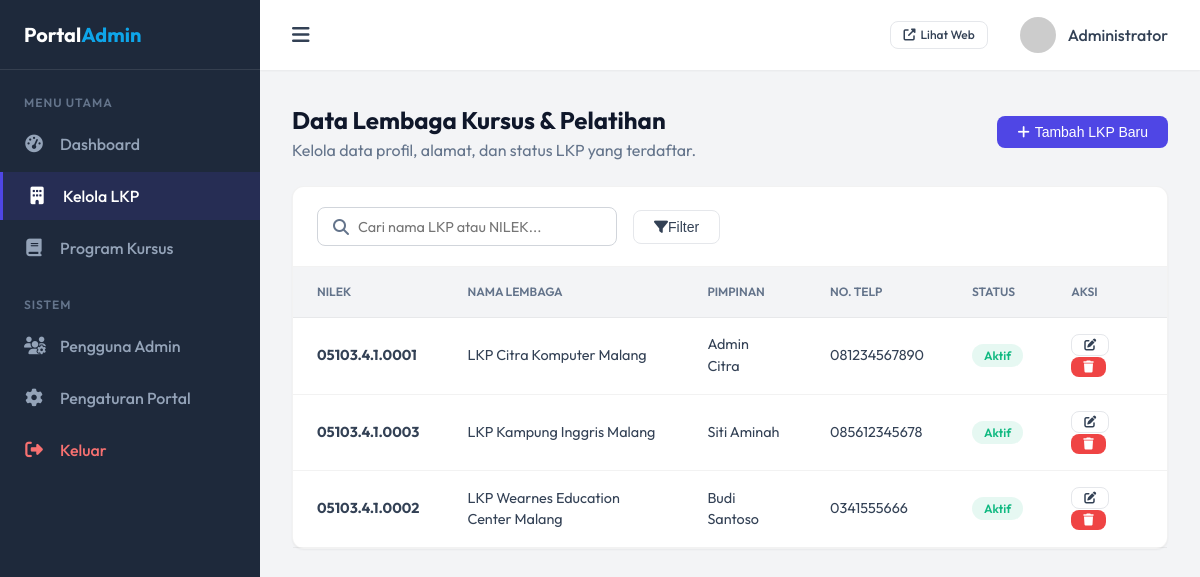
/d-board/lkp.php (signed in), run on the app's committed database.
### tables this page shows
CREATE TABLE `lkp_institutions` (
  `id` int(11) NOT NULL AUTO_INCREMENT,
  `nilek` varchar(50) DEFAULT NULL,
  `name` varchar(255) NOT NULL,
  `address` text,
  `leader_name` varchar(255) DEFAULT NULL,
  `phone` varchar(50) DEFAULT NULL,
  `email` varchar(100) DEFAULT NULL,
  `website` varchar(100) DEFAULT NULL,
  `status` enum('Aktif','Tidak Aktif') DEFAULT 'Aktif',
  `logo` varchar(255) DEFAULT NULL,
  `created_at` timestamp DEFAULT CURRENT_TIMESTAMP,
  PRIMARY KEY (`id`)
);

### d-board/lkp.php (the view, shortened to what this page needs)
<?php
include '../config/database.php';
$lkp_data = [];
if (isset($conn) && is_object($conn) && !$conn->connect_error) {
    $sql = "SELECT * FROM lkp_institutions ORDER BY name ASC";
    $result = $conn->query($sql);
    if ($result && $result->num_rows > 0) {
        while ($row = $result->fetch_assoc()) {
            $lkp_data[] = $row;
        }
    }
}
?>
<!DOCTYPE html>
<html lang="id">
<head>
    <link rel="stylesheet" href="https://cdnjs.cloudflare.com/ajax/libs/font-awesome/6.4.0/css/all.min.css">
    <link rel="stylesheet" href="assets/css/admin.css">
</head>
<body>
<div class="admin-wrapper">
    <aside class="sidebar">
        <div class="sidebar-header">
            <div class="sidebar-brand">Portal<span class="text-primary">Admin</span></div>
        </div>
        <div class="sidebar-menu">
            <div class="menu-label">Menu Utama</div>
            <ul class="menu-list">
                <li class="menu-item"><a href="index.php" class="menu-link"><i class="fas fa-tachometer-alt"></i> Dashboard</a></li>
                <li class="menu-item"><a href="lkp.php" class="menu-link active"><i class="fas fa-building"></i> Kelola LKP</a></li>
                <li class="menu-item"><a href="#" class="menu-link"><i class="fas fa-book"></i> Program Kursus</a></li>
            </ul>
            <div class="menu-label" style="margin-top: 1.5rem;">Sistem</div>
            <ul class="menu-list">
                <li class="menu-item"><a href="#" class="menu-link"><i class="fas fa-users-cog"></i> Pengguna Admin</a></li>
                <li class="menu-item"><a href="#" class="menu-link"><i class="fas fa-cog"></i> Pengaturan Portal</a></li>
                <li class="menu-item"><a href="logout.php" class="menu-link" style="color: #F87171;"><i class="fas fa-sign-out-alt"></i> Keluar</a></li>
            </ul>
        </div>
    </aside>
    <main class="main-content">
        <header class="top-navbar">
            <button class="nav-toggle-btn"><i class="fas fa-bars"></i></button>
            <div class="top-nav-menu">
                <a href="../index.php" target="_blank" class="btn btn-outline btn-sm me-2"><i class="fas fa-external-link-alt" style="margin-right:5px"></i> Lihat Web</a>
                <div class="nav-profile">
                    <img src="https://ui-avatars.com/api/?name=Admin&background=4F46E5&color=fff" alt="Admin">
                    <span class="fw-500 text-sm">Administrator</span>
                </div>
            </div>
        </header>
        <div class="content-body">
            <div class="page-header">
                <div>
                    <h1 class="h4">Data Lembaga Kursus & Pelatihan</h1>
                    <p class="text-muted text-sm mt-1">Kelola data profil, alamat, dan status LKP yang terdaftar.</p>
                </div>
                <button class="btn btn-primary"><i class="fas fa-plus" style="margin-right: 5px;"></i> Tambah LKP Baru</button>
            </div>
            <div class="card">
                <div class="card-header" style="justify-content: flex-start; gap: 1rem;">
                    <div style="position: relative; width: 300px;">
                        <i class="fas fa-search text-muted" style="position: absolute; left: 1rem; top: 50%; transform: translateY(-50%);"></i>
                        <input type="text" class="form-control" style="padding-left: 2.5rem;" placeholder="Cari nama LKP atau NILEK...">
                    </div>
                    <button class="btn btn-outline"><i class="fas fa-filter"></i> Filter</button>
                </div>
                <div class="card-body" style="padding: 0;">
                    <div class="table-responsive">
                        <table>
                            <thead>
                                <tr>
                                    <th>NILEK</th>
                                    <th>NAMA LEMBAGA</th>
                                    <th>PIMPINAN</th>
                                    <th>NO. TELP</th>
                                    <th>STATUS</th>
                                    <th>AKSI</th>
                                </tr>
                            </thead>
                            <tbody>
                                <?php foreach ($lkp_data as $lkp): ?>
                                    <?php
    $statusClass = isset($lkp['status']) && $lkp['status'] == 'Aktif' ? 'bg-success-light' : 'bg-danger-light';
    $statusText = isset($lkp['status']) ? $lkp['status'] : 'Aktif';
?>
                                <tr>
                                    <td><b><?php echo htmlspecialchars($lkp['nilek'] ?? '-'); ?></b></td>
                                    <td><?php echo htmlspecialchars($lkp['name']); ?></td>
                                    <td><?php echo htmlspecialchars($lkp['leader_name'] ?? '-'); ?></td>
                                    <td><?php echo htmlspecialchars($lkp['phone'] ?? '-'); ?></td>
                                    <td><span class='badge <?php echo $statusClass; ?>'><?php echo htmlspecialchars($statusText); ?></span></td>
                                    <td>
                                        <button class='btn btn-outline btn-sm me-2' title='Edit'><i class='fas fa-edit'></i></button>
                                        <button class='btn btn-danger btn-sm' title='Hapus'><i class='fas fa-trash'></i></button>
                                    </td>
                                </tr>
                                <?php
endforeach; ?>
                            </tbody>
                        </table>
                    </div>
                </div>
            </div>
        </div>
    </main>
</div>
</body>
</html>

### data on the page
lkp_institutions: nilek "05103.4.1.0001", name "LKP Citra Komputer Malang", leader_name "Admin Citra", phone "081234567890", status "Aktif"
lkp_institutions: nilek "05103.4.1.0003", name "LKP Kampung Inggris Malang", leader_name "Siti Aminah", phone "085612345678", status "Aktif"
lkp_institutions: nilek "05103.4.1.0002", name "LKP Wearnes Education Center Malang", leader_name "Budi Santoso", phone "0341555666", status "Aktif"
